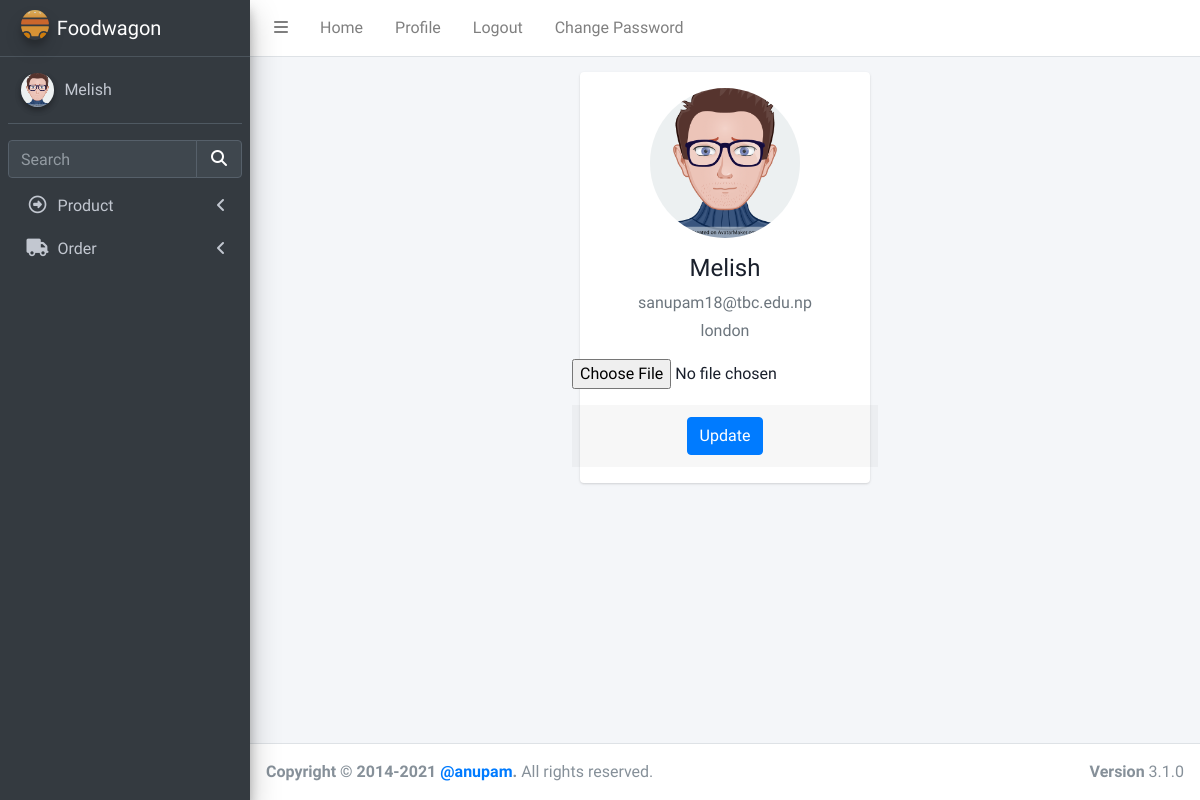
Page /admins/profile/38/ (signed in) on the earlier database version.
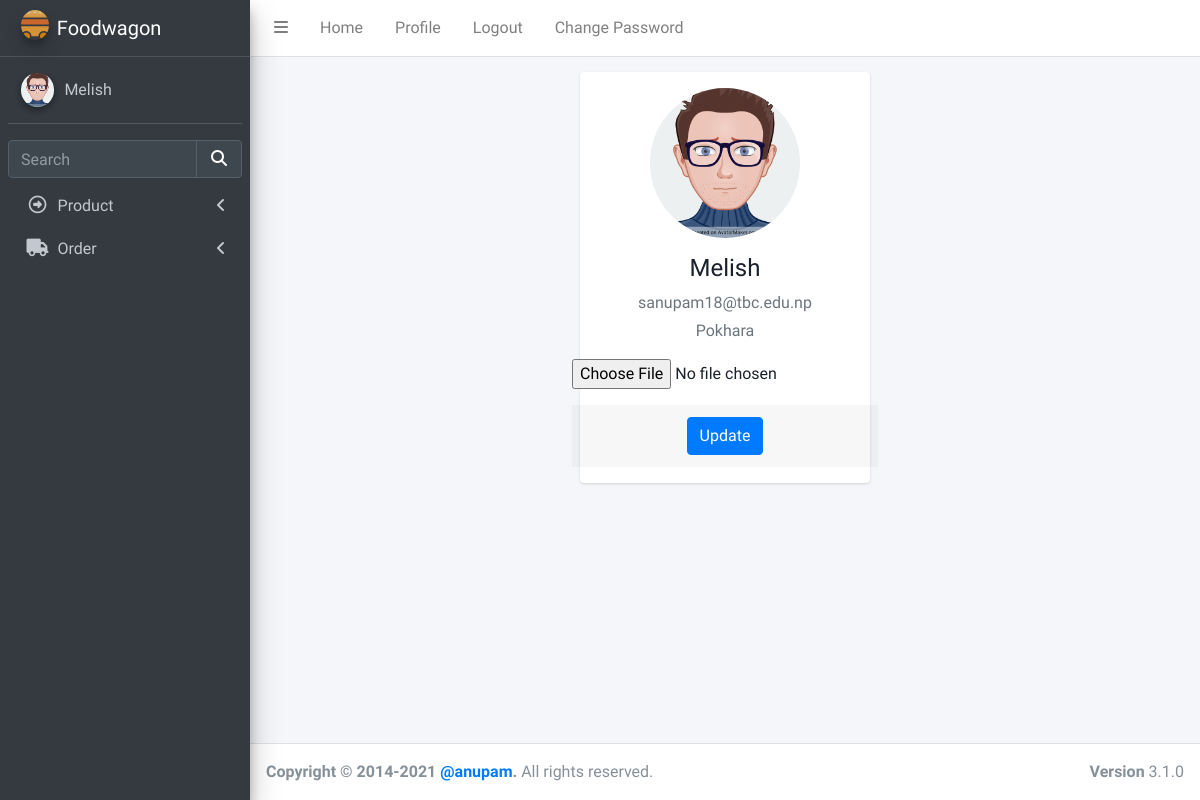
Same page on the later database version.
### login/models.py (models this page shows, shortened)
class User(AbstractBaseUser):
    email = models.EmailField(max_length=255, unique=True, default="a@gmail.com")
    address = models.TextField(max_length=30, blank=True)
    first_name = models.TextField(max_length=30, blank=True, default="eg aster")
    last_name = models.TextField(max_length=30, blank=True)
    is_staff = models.BooleanField(default=False)  # non super-user
    is_active = models.BooleanField(default=False)
    admin = models.BooleanField(default=False)  # a superuser
    last_login = models.DateTimeField(blank=True, null=True, verbose_name="last login")
    profile_pic = models.ImageField(blank=True, null=True, upload_to="images/user/")
    USERNAME_FIELD = "email"
    objects = UserManager()

### admins/views.py (the view, shortened to what this page needs)
# urls.py: path("profile/<int:id>/", views.Profile, name="profile"),
def Profile(request, id):
    datas = User.objects.get(pk=id)
    fm = UserProfileForm(instance=datas)
    return render(request, "admin/admin_profile.html", {"form": fm})

### admins/forms.py
class UserProfileForm(forms.ModelForm):
    class Meta:
        model = User
        fields = [
            "profile_pic",
        ]
        widgets = {
            "profile_pic": forms.FileInput(
                attrs={
                    "class": "profile_pic",
                }
            ),
        }

### templates/admin/admin_profile.html (shortened to what this page needs)
{%extends "admin/base.html" %} {% load static %}
{% block csspart %}
<link rel="stylesheet" href="{%static 'plugins/fontawesome-free/css/all.min.css' %}" />
<link rel="stylesheet" href="{%static 'dist/css/adminlte.min.css' %}" />
<link rel="stylesheet" href="{%static 'dist/css/profile.css' %}" />
</head>
{% endblock csspart %}
{%block bodycontent%}
<body class="hold-transition sidebar-mini">
    <div class="wrapper">
        <div class="content-wrapper">
                <div class="container">
                    <div class="main-body">
                        <div class="row gutters-sm">
                            <div class="col-md-4 mb-3">
                                <div class="card">
                                        <div class="card-body">
                                                <div class="d-flex flex-column align-items-center text-center">
                                                    {%if user.profile_pic %}
                                                            <img
                                                                src="{{ user.profile_pic.url }}"
                                                                alt="User Image" class="rounded-circle" width="150"
                                                            />
                                                    {% else %}
                                                            <img
                                                                src="{% static 'dist/img/user.png' %}"
                                                                alt="User Image" class="rounded-circle" width="150"
                                                            />
                                                    {% endif %}
                                                    <div class="mt-3">
                                                        <h4>{{user.first_name}}</h4>
                                                        <p class="text-secondary mb-1">{{user.email}}</p>
                                                        <p class="text-muted font-size-sm">{{user.address}}</p>
                                                            <form action="" method="POST" enctype="multipart/form-data">
                                                                        <div class="form-group">
                                                                            {{ form.profile_pic}}
                                                                        </div>
                                                                        <div class="card-footer">
                                                                            <input type="submit" class="btn btn-primary" value="Update" />
                                                                        </div>
                                                            </form>
                                                    </div>
                                                </div>
                                        </div>
                                </div>
                            </div>
                        </div>
                    </div>
                </div>
        </div>
    </div>
    {%endblock bodycontent%}

### templates/admin/base.html (shortened to what this page needs)
<!DOCTYPE html>
<html lang="en">
{% load static %}
<head>
  {% block csspart %}{% endblock csspart %}
</head>
{% block nav%}
<div class="wrapper">
  <nav class="main-header navbar navbar-expand navbar-white navbar-light">
    <ul class="navbar-nav">
      <li class="nav-item">
        <a class="nav-link" data-widget="pushmenu" href="#" role="button"><i class="fas fa-bars"></i></a>
      </li>
      <li class="nav-item d-none d-sm-inline-block">
        <a href="#" class="nav-link">Home</a>
      </li>
      <li class="nav-item d-none d-sm-inline-block"><a href="{% url 'admins:profile' user.id %}"
          class="nav-link">Profile</a></li>
      <li class="nav-item d-none d-sm-inline-block"><a href="{% url 'login:logout' %}" class="nav-link">Logout</a></li>
      <li class="nav-item d-none d-sm-inline-block" data-toggle="modal" data-target="#myModal"><a href="#"
          class="nav-link">Change Password</a></li>
    </ul>
  </nav>
  <aside class="main-sidebar sidebar-dark-primary elevation-4">
    <a href="index3.html" class="brand-link">
      <img src="{%static 'assets/img/gallery/logo.svg' %}" alt="AdminLTE Logo"
        class="brand-image img-circle elevation-3" style="opacity: 0.8" />
      <span class="brand-text font-weight-light">Foodwagon</span>
    </a>
    <div class="sidebar">
      <div class="user-panel mt-3 pb-3 mb-3 d-flex">
        <div class="image">
          {%if user.profile_pic %}
          <img src="{{ user.profile_pic.url }}" class="img-circle elevation-2" alt="User Image" />
          {% else %}
          <img src="{% static 'image/user.png' %}" class="img-circle elevation-2" alt="User Image" />
          {% endif %}
        </div>
        <div class="info">
          <a href="{% url 'admins:profile' user.id %}" class="d-block">{{ user.first_name }}</a>
        </div>
      </div>
      <div class="form-inline">
        <div class="input-group" data-widget="sidebar-search">
          <input class="form-control form-control-sidebar" type="search" placeholder="Search" aria-label="Search" />
          <div class="input-group-append">
            <button class="btn btn-sidebar">
              <i class="fas fa-search fa-fw"></i>
            </button>
          </div>
        </div>
      </div>
      <nav class="mt-2">
        <ul class="nav nav-pills nav-sidebar flex-column" data-widget="treeview" role="menu" data-accordion="false">
          <li class="nav-item">
            <a href="#" class="nav-link">
              <i class="nav-icon far fa-arrow-alt-circle-right"></i>
              <p>
                Product
                <i class="fas fa-angle-left right"></i>
              </p>
            </a>
          </li>
          <li class="nav-item">
            <a href="#" class="nav-link">
              <i class="nav-icon fas fa-truck"></i>
              <p>Order<i class="fas fa-angle-left right"></i>
              </p>
            </a>
          </li>
        </ul>
      </nav>
    </div>
  </aside>
  {% endblock nav%}
  {% block bodycontent%}
  {% endblock bodycontent%}
  <footer class="main-footer">
    <strong>Copyright &copy; 2014-2021
      <a href="https://adminlte.io">@anupam</a>.</strong>
    All rights reserved.
    <div class="float-right d-none d-sm-inline-block">
      <b>Version</b> 3.1.0
    </div>
  </footer>
</div>
</body>
</html>

Differences in the rows shown:
changed User "Melish": address "london" → "Pokhara"
